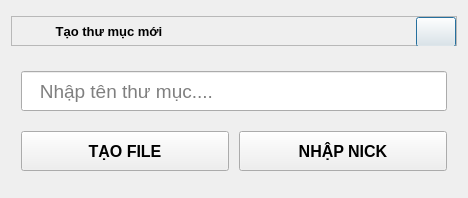
<?xml version="1.0" encoding="UTF-8"?>
<ui version="4.0">
 <class>Dialog_CreateFile</class>
 <widget class="QDialog" name="Dialog_CreateFile">
  <property name="geometry">
   <rect>
    <x>0</x>
    <y>0</y>
    <width>468</width>
    <height>198</height>
   </rect>
  </property>
  <property name="minimumSize">
   <size>
    <width>400</width>
    <height>130</height>
   </size>
  </property>
  <property name="maximumSize">
   <size>
    <width>600</width>
    <height>500</height>
   </size>
  </property>
  <property name="windowTitle">
   <string>Tạo file</string>
  </property>
  <property name="windowIcon">
   <iconset resource="resource.qrc">
    <normaloff>:/gui/iconapp/gui/apple.png</normaloff>:/gui/iconapp/gui/apple.png</iconset>
  </property>
  <layout class="QVBoxLayout" name="verticalLayout">
   <item>
    <widget class="QFrame" name="frame_body">
     <property name="font">
      <font>
       <family>Segoe UI</family>
      </font>
     </property>
     <property name="styleSheet">
      <string notr="true"/>
     </property>
     <property name="frameShape">
      <enum>QFrame::NoFrame</enum>
     </property>
     <property name="frameShadow">
      <enum>QFrame::Plain</enum>
     </property>
     <layout class="QVBoxLayout" name="verticalLayout_2">
      <property name="spacing">
       <number>10</number>
      </property>
      <property name="leftMargin">
       <number>0</number>
      </property>
      <property name="topMargin">
       <number>0</number>
      </property>
      <property name="rightMargin">
       <number>0</number>
      </property>
      <property name="bottomMargin">
       <number>10</number>
      </property>
      <item>
       <widget class="QFrame" name="frame_top">
        <property name="minimumSize">
         <size>
          <width>0</width>
          <height>30</height>
         </size>
        </property>
        <property name="maximumSize">
         <size>
          <width>16777215</width>
          <height>30</height>
         </size>
        </property>
        <property name="frameShape">
         <enum>QFrame::StyledPanel</enum>
        </property>
        <property name="frameShadow">
         <enum>QFrame::Plain</enum>
        </property>
        <layout class="QHBoxLayout" name="horizontalLayout_2">
         <property name="spacing">
          <number>10</number>
         </property>
         <property name="leftMargin">
          <number>10</number>
         </property>
         <property name="topMargin">
          <number>0</number>
         </property>
         <property name="rightMargin">
          <number>0</number>
         </property>
         <property name="bottomMargin">
          <number>0</number>
         </property>
         <item>
          <widget class="QLabel" name="label_logo">
           <property name="minimumSize">
            <size>
             <width>20</width>
             <height>20</height>
            </size>
           </property>
           <property name="maximumSize">
            <size>
             <width>20</width>
             <height>20</height>
            </size>
           </property>
           <property name="styleSheet">
            <string notr="true">image: url(:/gui/iconapp/gui/apple.png);
width: 20px;
height:20px;</string>
           </property>
           <property name="text">
            <string/>
           </property>
          </widget>
         </item>
         <item>
          <widget class="QLabel" name="label">
           <property name="font">
            <font>
             <pointsize>10</pointsize>
             <weight>75</weight>
             <bold>true</bold>
            </font>
           </property>
           <property name="cursor">
            <cursorShape>OpenHandCursor</cursorShape>
           </property>
           <property name="text">
            <string> Tạo thư mục mới</string>
           </property>
          </widget>
         </item>
         <item>
          <widget class="QPushButton" name="pushButton_close">
           <property name="minimumSize">
            <size>
             <width>40</width>
             <height>30</height>
            </size>
           </property>
           <property name="maximumSize">
            <size>
             <width>40</width>
             <height>30</height>
            </size>
           </property>
           <property name="styleSheet">
            <string notr="true"/>
           </property>
           <property name="text">
            <string/>
           </property>
           <property name="iconSize">
            <size>
             <width>16</width>
             <height>16</height>
            </size>
           </property>
          </widget>
         </item>
        </layout>
       </widget>
      </item>
      <item>
       <layout class="QGridLayout" name="gridLayout">
        <property name="leftMargin">
         <number>10</number>
        </property>
        <property name="topMargin">
         <number>10</number>
        </property>
        <property name="rightMargin">
         <number>10</number>
        </property>
        <property name="horizontalSpacing">
         <number>10</number>
        </property>
        <property name="verticalSpacing">
         <number>20</number>
        </property>
        <item row="1" column="1">
         <widget class="QPushButton" name="pushButton_import_data">
          <property name="minimumSize">
           <size>
            <width>50</width>
            <height>40</height>
           </size>
          </property>
          <property name="maximumSize">
           <size>
            <width>300</width>
            <height>40</height>
           </size>
          </property>
          <property name="font">
           <font>
            <family>Segoe UI</family>
            <pointsize>12</pointsize>
            <weight>75</weight>
            <bold>true</bold>
           </font>
          </property>
          <property name="cursor">
           <cursorShape>PointingHandCursor</cursorShape>
          </property>
          <property name="text">
           <string>NHẬP NICK</string>
          </property>
          <property name="icon">
           <iconset resource="resource.qrc">
            <normaloff>:/resource/iconapp/20x20/cil-user-follow.png</normaloff>:/resource/iconapp/20x20/cil-user-follow.png</iconset>
          </property>
          <property name="iconSize">
           <size>
            <width>25</width>
            <height>25</height>
           </size>
          </property>
         </widget>
        </item>
        <item row="1" column="0">
         <widget class="QPushButton" name="pushButton_create_file">
          <property name="minimumSize">
           <size>
            <width>50</width>
            <height>40</height>
           </size>
          </property>
          <property name="maximumSize">
           <size>
            <width>300</width>
            <height>40</height>
           </size>
          </property>
          <property name="font">
           <font>
            <family>Segoe UI</family>
            <pointsize>12</pointsize>
            <weight>75</weight>
            <bold>true</bold>
           </font>
          </property>
          <property name="cursor">
           <cursorShape>PointingHandCursor</cursorShape>
          </property>
          <property name="text">
           <string>TẠO FILE</string>
          </property>
          <property name="icon">
           <iconset resource="resource.qrc">
            <normaloff>:/resource/iconapp/20x20/cil-file.png</normaloff>:/resource/iconapp/20x20/cil-file.png</iconset>
          </property>
          <property name="iconSize">
           <size>
            <width>25</width>
            <height>25</height>
           </size>
          </property>
         </widget>
        </item>
        <item row="0" column="0" colspan="2">
         <widget class="QLineEdit" name="lineEdit_file">
          <property name="minimumSize">
           <size>
            <width>0</width>
            <height>40</height>
           </size>
          </property>
          <property name="font">
           <font>
            <family>Segoe UI</family>
            <pointsize>14</pointsize>
           </font>
          </property>
          <property name="placeholderText">
           <string>   Nhập tên thư mục....</string>
          </property>
         </widget>
        </item>
       </layout>
      </item>
     </layout>
    </widget>
   </item>
  </layout>
 </widget>
 <resources>
  <include location="resource.qrc"/>
 </resources>
 <connections/>
</ui>
